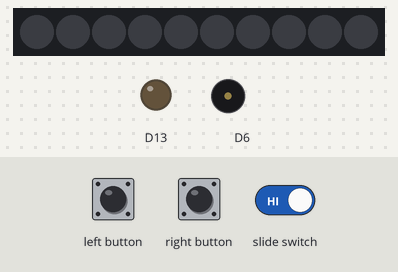
Bench run of a sketch on a simulated Adafruit Circuit Playground Express. Shown: 10 RGB LEDs in strip order, left to right, output pins drawn as LEDs (lit = HIGH), buzzer (waves = sounding). The inputs (shaded band) are chosen by the test bench. Dim RGB values are drawn brighter than linear; random numbers use the default seed unless the sketch sets one.

Above: at 1.2 s.
1.3 s: slide switch set LOW
At 1.7 s:
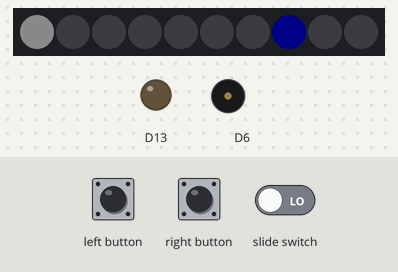
4.3 s: right button pressed for 0.15 s
At 4.86 s:
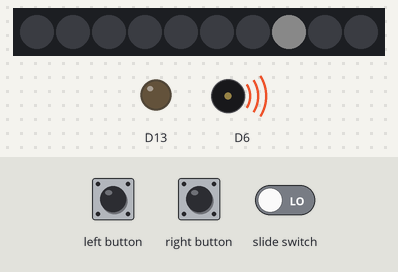
5.0 s: left button pressed for 0.15 s
At 5.29 s:
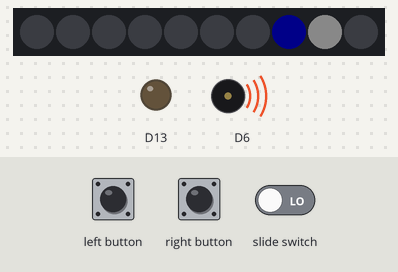
6.7 s: right button pressed for 0.15 s
7.4 s: left button pressed for 3.2 s
Timing chart, 0 to 12.2 s (numbered marks = the images above; inputs shaded):
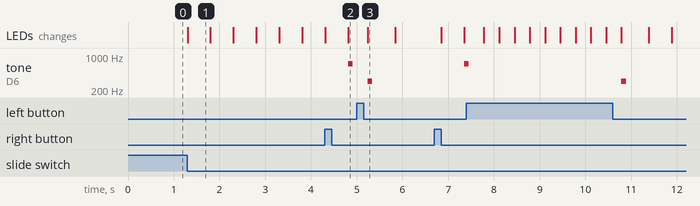

Measured:
- after the input at 1.3 s, the LEDs: change at once (image 1)
- after the input at 4.3 s, tone on D6: silent → 700 Hz after 0.51 s, → silent 0.10 s later
- after the input at 5.0 s, tone on D6: silent → 300 Hz after 0.24 s, → silent 0.10 s later
- after the input at 6.7 s, tone on D6: silent → 700 Hz after 0.65 s
- what the display in image 1 shows lasts 0.5 s, from 1.3 s to 1.8 s
- what the display in image 3 shows lasts 0.6 s, from 5.2 s to 5.8 s

The sketch:

FINAL_PROJECT.ino
```cpp
#include <Adafruit_CircuitPlayground.h>

//vars for interrupts, pins
volatile bool switchFlag;
volatile bool buttonFlagL;
volatile bool buttonFlagR;
const int inSwitchPin = 7;
const int inButtonPinL = 4;
const int inButtonPinR = 5;
bool switchState;


void setup() {
  //boilerplate
  CircuitPlayground.begin(10);
  Serial.begin(9600);
  pinMode(inSwitchPin, INPUT_PULLUP);
  attachInterrupt(digitalPinToInterrupt(inSwitchPin), switchInt, CHANGE);
  pinMode(inButtonPinL, INPUT_PULLDOWN);
  attachInterrupt(digitalPinToInterrupt(inButtonPinL), buttLInt, FALLING);
  pinMode(inButtonPinR, INPUT_PULLDOWN);
  attachInterrupt(digitalPinToInterrupt(inButtonPinR), buttRInt, FALLING);
}

//ISRs
void switchInt(){
  switchFlag = !switchFlag;
}
void buttLInt(){
  buttonFlagL = true;
}
void buttRInt(){
  buttonFlagR = true;
}

//gobal vars used throughout loop()
//There is a better way to do this, but diminishing returns
float speed = 1.00;
bool isCorrect = true;
int goal;
bool color;

//resets flags from ISRs
void resetFlags(){
  buttonFlagL = false;
  buttonFlagR = false;
}

//Picks a random light and sets it to red or blue
void generateGoal(){
  goal = random(10);

  //I could probably just set color to temp
  int temp = random(2);
  if (temp == 0){
    color = true;
  }
  else {
    color = false;
  }
}

//sets goal to it's color, and the current position of the light to white
void generateLights(int goal, int index){
  CircuitPlayground.clearPixels();
  if (color) {
    CircuitPlayground.setPixelColor(goal, 255, 0, 0);
  }
  else {
      CircuitPlayground.setPixelColor(goal, 0, 0, 255);
  }
  CircuitPlayground.setPixelColor(index, 255, 255, 255);
}

//this is definitely unoptimized but cest la vie
void loop() {
  //If the board is "on" play the game
  if (switchFlag) {
    //if the player clicked the right button at the right time set a new goal
    if (isCorrect) {
      generateGoal();
      isCorrect = false;
    }

    //otherwise continue checking for correct button
    else {

      //goes through loop counter clockwise
      for (int index = 0; index < 10; index++) {
        generateLights(goal, index);
        //if you clicked the correct button and matched the color
        //not OR is inclusive so clicking both buttons at the same time also works, which is nice for testing
        if (((color && buttonFlagL) || (!color && buttonFlagR)) && (index == goal)) {
          speed = 1.5 * speed;
          CircuitPlayground.playTone(700,100); //somewhat happy beep
          isCorrect = true;
          resetFlags();
        }
        else if (buttonFlagL || buttonFlagR) {
          CircuitPlayground.playTone(300,100);  //somewhat unhappy beep
          speed = 1;
          resetFlags();
        }
        delay(500 / speed);
      }

      //and then clockwise
      for (int index = 9; index > -1; index--) {
        generateLights(goal, index);
        if (((color && buttonFlagL) || (!color && buttonFlagR)) && (index == goal)) {
          CircuitPlayground.playTone(700,100);
          speed = 1.5 * speed;
          isCorrect = true;
          resetFlags();
        }
        else if (buttonFlagL || buttonFlagR) {
          CircuitPlayground.playTone(300,100);
          speed = 1;
          resetFlags();
        }
        delay(500 / speed);
      }
    }
  }

  //if board is off just clear pixels and reset speed.
  else {
    CircuitPlayground.clearPixels();
    speed = 1;
  }
}
```
